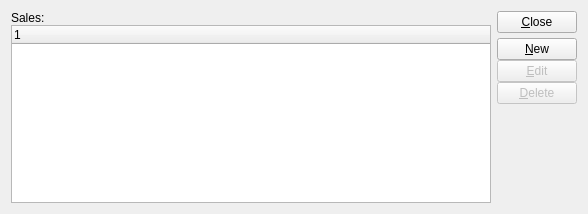
<?xml version="1.0" encoding="UTF-8"?>
<ui version="4.0">
 <comment>This file is part of the xTuple ERP: PostBooks Edition, a free and
open source Enterprise Resource Planning software suite,
Copyright (c) 1999-2019 by OpenMFG LLC, d/b/a xTuple.
It is licensed to you under the Common Public Attribution License
version 1.0, the full text of which (including xTuple-specific Exhibits)
is available at www.xtuple.com/CPAL.  By using this software, you agree
to be bound by its terms.</comment>
 <class>sales</class>
 <widget class="QWidget" name="sales">
  <property name="geometry">
   <rect>
    <x>0</x>
    <y>0</y>
    <width>588</width>
    <height>214</height>
   </rect>
  </property>
  <property name="cursor">
   <cursorShape>ArrowCursor</cursorShape>
  </property>
  <property name="windowTitle">
   <string>List Sales</string>
  </property>
  <layout class="QHBoxLayout">
   <item>
    <layout class="QVBoxLayout">
     <property name="spacing">
      <number>0</number>
     </property>
     <property name="margin">
      <number>0</number>
     </property>
     <item>
      <widget class="QLabel" name="_salesLit">
       <property name="text">
        <string>Sales:</string>
       </property>
      </widget>
     </item>
     <item>
      <widget class="XTreeWidget" name="_sale">
       <property name="sizePolicy">
        <sizepolicy hsizetype="Expanding" vsizetype="Expanding">
         <horstretch>0</horstretch>
         <verstretch>0</verstretch>
        </sizepolicy>
       </property>
      </widget>
     </item>
    </layout>
   </item>
   <item>
    <layout class="QVBoxLayout">
     <property name="spacing">
      <number>5</number>
     </property>
     <property name="margin">
      <number>0</number>
     </property>
     <item>
      <widget class="QPushButton" name="_close">
       <property name="text">
        <string>&amp;Close</string>
       </property>
      </widget>
     </item>
     <item>
      <layout class="QVBoxLayout">
       <property name="spacing">
        <number>0</number>
       </property>
       <property name="margin">
        <number>0</number>
       </property>
       <item>
        <widget class="QPushButton" name="_new">
         <property name="text">
          <string>&amp;New</string>
         </property>
        </widget>
       </item>
       <item>
        <widget class="QPushButton" name="_edit">
         <property name="enabled">
          <bool>false</bool>
         </property>
         <property name="text">
          <string>&amp;Edit</string>
         </property>
        </widget>
       </item>
       <item>
        <widget class="QPushButton" name="_delete">
         <property name="enabled">
          <bool>false</bool>
         </property>
         <property name="text">
          <string>&amp;Delete</string>
         </property>
        </widget>
       </item>
      </layout>
     </item>
     <item>
      <spacer name="Spacer18">
       <property name="orientation">
        <enum>Qt::Vertical</enum>
       </property>
       <property name="sizeType">
        <enum>QSizePolicy::Expanding</enum>
       </property>
       <property name="sizeHint" stdset="0">
        <size>
         <width>20</width>
         <height>20</height>
        </size>
       </property>
      </spacer>
     </item>
    </layout>
   </item>
  </layout>
 </widget>
 <layoutdefault spacing="6" margin="11"/>
 <customwidgets>
  <customwidget>
   <class>XTreeWidget</class>
   <extends>QTreeWidget</extends>
   <header>xtreewidget.h</header>
   <container>1</container>
  </customwidget>
 </customwidgets>
 <tabstops>
  <tabstop>_sale</tabstop>
  <tabstop>_new</tabstop>
  <tabstop>_edit</tabstop>
  <tabstop>_delete</tabstop>
  <tabstop>_close</tabstop>
 </tabstops>
 <resources/>
 <connections>
  <connection>
   <sender>_sale</sender>
   <signal>valid(bool)</signal>
   <receiver>_delete</receiver>
   <slot>setEnabled(bool)</slot>
   <hints>
    <hint type="sourcelabel">
     <x>20</x>
     <y>20</y>
    </hint>
    <hint type="destinationlabel">
     <x>20</x>
     <y>20</y>
    </hint>
   </hints>
  </connection>
  <connection>
   <sender>_sale</sender>
   <signal>itemSelected(int)</signal>
   <receiver>_edit</receiver>
   <slot>animateClick()</slot>
   <hints>
    <hint type="sourcelabel">
     <x>20</x>
     <y>20</y>
    </hint>
    <hint type="destinationlabel">
     <x>20</x>
     <y>20</y>
    </hint>
   </hints>
  </connection>
  <connection>
   <sender>_sale</sender>
   <signal>valid(bool)</signal>
   <receiver>_edit</receiver>
   <slot>setEnabled(bool)</slot>
   <hints>
    <hint type="sourcelabel">
     <x>20</x>
     <y>20</y>
    </hint>
    <hint type="destinationlabel">
     <x>20</x>
     <y>20</y>
    </hint>
   </hints>
  </connection>
  <connection>
   <sender>_close</sender>
   <signal>clicked()</signal>
   <receiver>sales</receiver>
   <slot>close()</slot>
   <hints>
    <hint type="sourcelabel">
     <x>20</x>
     <y>20</y>
    </hint>
    <hint type="destinationlabel">
     <x>20</x>
     <y>20</y>
    </hint>
   </hints>
  </connection>
 </connections>
</ui>
